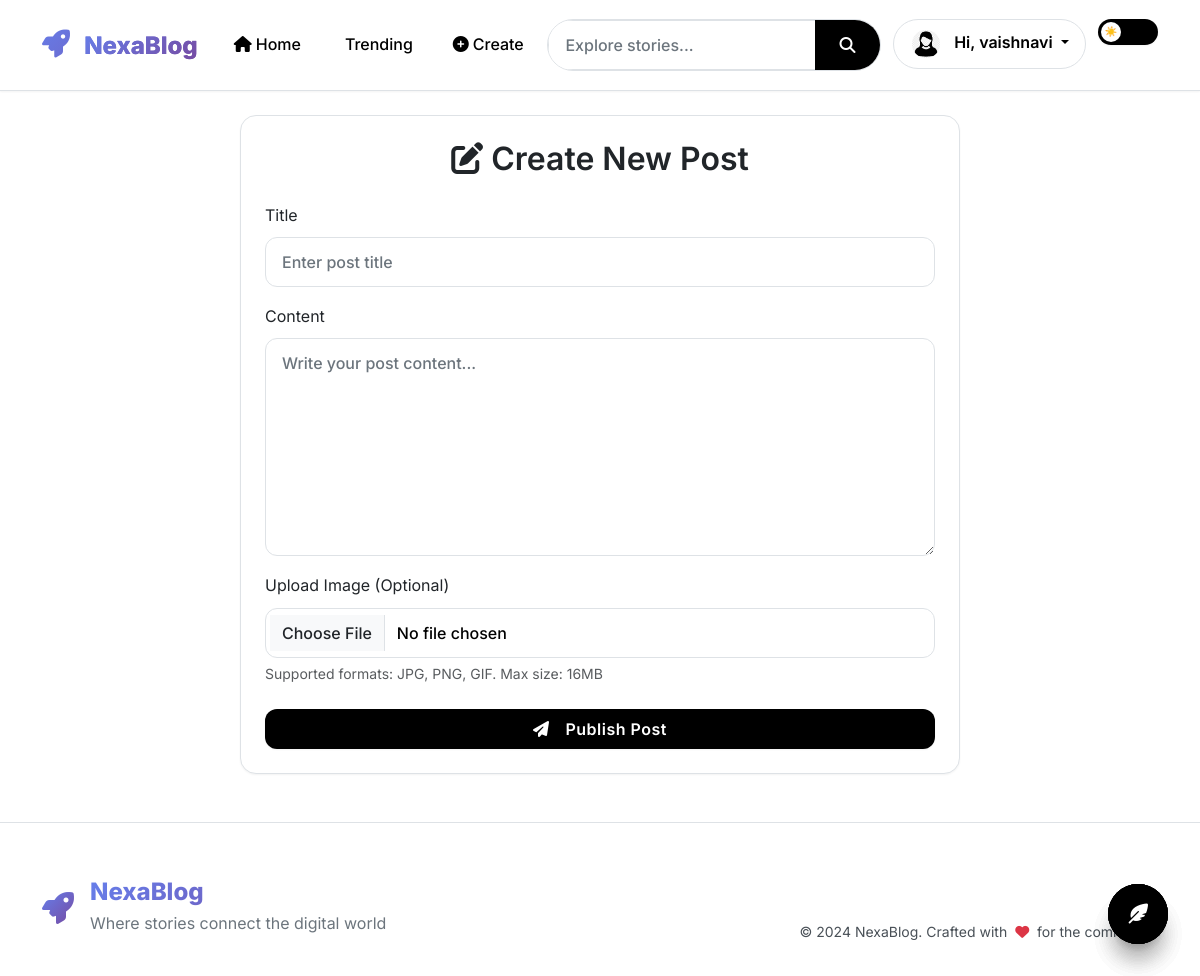
Page /create (signed in) on the committed database.
### app.py (models this page shows, shortened)
class User(UserMixin, db.Model):
    id = db.Column(db.Integer, primary_key=True)
    username = db.Column(db.String(100), unique=True, nullable=False)
    email = db.Column(db.String(150), unique=True, nullable=False)
    password = db.Column(db.String(200), nullable=False)
    profile_image = db.Column(db.String(200), default='default.png')
    bio = db.Column(db.Text, nullable=True)
    created_at = db.Column(db.DateTime, default=datetime.utcnow)
    reset_token = db.Column(db.String(100), nullable=True)
    posts = db.relationship('Post', backref='author', lazy=True, cascade='all, delete-orphan')
    comments = db.relationship('Comment', backref='author', lazy=True, cascade='all, delete-orphan')
    liked = db.relationship('Post', secondary=likes, backref=db.backref('liked_by', lazy='dynamic'))
    following = db.relationship('User', secondary=follows,
        primaryjoin=(follows.c.follower_id == id),
        secondaryjoin=(follows.c.followed_id == id),
        backref=db.backref('followers', lazy='dynamic'),
        lazy='dynamic'
    )

### app.py (the view, shortened to what this page needs)
@app.route('/create', methods=['GET', 'POST'])
@login_required
def create_post():
    return render_template('create_post.html')

### app.py (called while the page is built)
@login_manager.user_loader
def load_user(user_id):
    return User.query.get(int(user_id))

### templates/create_post.html (shortened to what this page needs)
{% extends "base.html" %}
{% block content %}
<div class="container mt-4">
  <div class="row justify-content-center">
    <div class="col-lg-8">
      <div class="card">
        <div class="card-body p-4">
          <h2 class="card-title text-center mb-4">
            <i class="fas fa-edit me-2"></i>Create New Post
          </h2>
          <form method="POST" enctype="multipart/form-data">
            <div class="mb-3">
              <label class="form-label">Title</label>
              <input type="text" class="form-control" name="title" placeholder="Enter post title" required>
            </div>
            <div class="mb-3">
              <label class="form-label">Content</label>
              <textarea class="form-control" name="content" rows="8" placeholder="Write your post content..." required></textarea>
            </div>
            <div class="mb-4">
              <label class="form-label">Upload Image (Optional)</label>
              <input type="file" class="form-control" name="image_file" accept="image/*" id="imageInput">
              <div class="form-text">Supported formats: JPG, PNG, GIF. Max size: 16MB</div>
            </div>
            <button type="submit" class="btn btn-primary w-100 py-2">
              <i class="fas fa-paper-plane me-2"></i>Publish Post
            </button>
          </form>
        </div>
      </div>
    </div>
  </div>
</div>
{% endblock %}

### templates/base.html (shortened to what this page needs)
<!DOCTYPE html>
<html lang="en">
<head>
  <link href="https://cdn.jsdelivr.net/npm/bootstrap@5.3.0/dist/css/bootstrap.min.css" rel="stylesheet">
  <link rel="stylesheet" href="https://cdnjs.cloudflare.com/ajax/libs/font-awesome/6.4.0/css/all.min.css">
  <link rel="stylesheet" href="{{ url_for('static', filename='style.css') }}">
</head>
<body>
<nav class="navbar navbar-expand-lg navbar-glass">
  <div class="container">
    <a class="navbar-brand" href="{{ url_for('index') }}">
      <i class="fas fa-rocket me-2"></i>
      <span class="brand-text">NexaBlog</span>
    </a>
    <div class="collapse navbar-collapse" id="navbarNav">
      <ul class="navbar-nav me-auto">
        <li class="nav-item">
          <a class="nav-link" href="{{ url_for('index') }}">
            <i class="fas fa-home me-1"></i>Home
          </a>
        </li>
        <li class="nav-item">
          <a class="nav-link" href="{{ url_for('index', filter='week') }}">
            Trending
          </a>
        </li>
        {% if current_user.is_authenticated %}
        <li class="nav-item">
          <a class="nav-link" href="{{ url_for('create_post') }}">
            <i class="fas fa-plus-circle me-1"></i>Create
          </a>
        </li>
        {% endif %}
      </ul>
      <ul class="navbar-nav ms-auto">
        <li class="nav-item me-2">
          <form class="d-flex search-form" method="get" action="{{ url_for('search') }}">
            <div class="input-group">
              <input class="form-control search-input" type="search" name="q" placeholder="Explore stories..." aria-label="Search">
              <button class="btn btn-search" type="submit">
                <i class="fas fa-search"></i>
              </button>
            </div>
          </form>
        </li>
        {% if current_user.is_authenticated %}
        <li class="nav-item dropdown">
          <a class="nav-link dropdown-toggle user-dropdown" href="#" role="button" data-bs-toggle="dropdown">
            <img src="{{ url_for('static', filename='profile_pics/' + current_user.profile_image) }}"
                 class="rounded-circle me-2" width="32" height="32" alt="Profile">
            <span class="user-greeting">Hi, {{ current_user.username }}</span>
          </a>
        </li>
        {% endif %}
        <li class="nav-item ms-2">
          <div class="theme-switch-wrapper" title="Toggle dark mode">
            <label class="theme-switch" for="checkbox">
              <div class="slider round"></div>
            </label>
          </div>
        </li>
      </ul>
    </div>
  </div>
</nav>
<main class="container my-4">
  {% block content %}{% endblock %}
</main>
<footer class="footer-glass mt-5">
  <div class="container">
    <div class="row align-items-center">
      <div class="col-md-6">
        <div class="d-flex align-items-center">
          <i class="fas fa-rocket fa-2x text-gradient me-3"></i>
          <div>
            <h5 class="mb-1 brand-text">NexaBlog</h5>
            <p class="mb-0 text-muted">Where stories connect the digital world</p>
          </div>
        </div>
      </div>
      <div class="col-md-6 text-md-end">
        <div class="social-links mb-3">
        </div>
        <p class="mb-0 small">
          &copy; 2024 NexaBlog. Crafted with <i class="fas fa-heart text-danger mx-1"></i> for the community
        </p>
      </div>
    </div>
  </div>
</footer>
{% if current_user.is_authenticated %}
<a href="{{ url_for('create_post') }}" class="fab pulse" title="Create New Story">
  <i class="fas fa-feather-alt"></i>
</a>
{% endif %}
</body>
</html>

### rows in the picture
User: profile_image (picture), username "vaishnavi"
